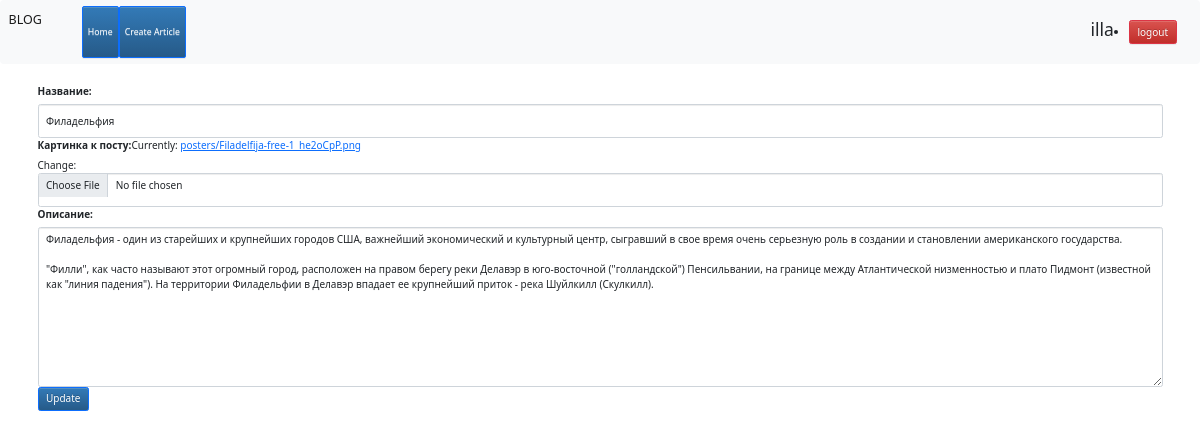
The page /update/4 (signed in) on the database its author committed.
### test3/models.py (models this page shows, shortened)
class Post(models.Model):
    author = models.ForeignKey(User, on_delete=models.CASCADE, verbose_name='Автор', blank=True, null=True)
    name = models.CharField(max_length=240, verbose_name="Название")
    intro = models.TextField(verbose_name="Описание")
    create_date = models.DateTimeField(auto_now=True)
    poster = models.ImageField(verbose_name="Картинка к посту", upload_to='posters/')

### test3/views.py (the view)
# urls.py: path('update/<int:pk>', ArticleUpdateView.as_view(), name='update'),
class ArticleUpdateView(UpdateView):
    model = Post
    template_name = "edit_page.html"
    form_class = ArticleForm
    success_url = reverse_lazy('home')
    def get_context_data(self, **kwargs):
        kwargs['update'] = True
        return super().get_context_data(**kwargs)

### test3/forms.py
class ArticleForm(forms.ModelForm):
    class Meta:
        model = Post
        fields = ('name',
                  'poster',
                  'intro')
    def __init__(self, *args, **kwargs):
        super().__init__(*args, **kwargs)
        for field in self.fields:
            self.fields[field].widget.attrs['class'] = 'form-control'

### test3/templates/edit_page.html (shortened to what this page needs)
{% extends 'test3/index.html' %}
{% block content %}
    {% if update %}
            <div class="container overflow-hidden">
        <div class="row gx-5">
            <div class="col">
                <form id="update_data" method="post">
    {{ form }}
                </form>
                <button form="update_data" type="submit" class="btn btn-primary">Update</button>
            </div>
        </div>
            </div>
{% endif %}
{% endblock %}

### test3/templates/test3/index.html (shortened to what this page needs)
{% load static %}
<!DOCTYPE html>
<html lang="en">
<head>
    <link rel="stylesheet" href="//maxcdn.bootstrapcdn.com/bootstrap/3.2.0/css/bootstrap.min.css">
    <link rel="stylesheet" href="//maxcdn.bootstrapcdn.com/bootstrap/3.2.0/css/bootstrap-theme.min.css">
    <link href="https://cdn.jsdelivr.net/npm/bootstrap@5.0.1/dist/css/bootstrap.min.css" rel="stylesheet"
>
    <link rel="stylesheet" href="{% static 'css/style.css' %}" type="text/css">
</head>
<body>
<nav class="navbar navbar-expand-md navbar-light bg-light">
    <div class="container-fluid">
        <a class="navbar-brand">BLOG</a>
        <div class="collapse navbar-collapse" id="navbarSupportedContent">
            <ul class="navbar-nav me-auto mb-2 mb-lg-0">
                <li class="nav-item">
                    <a class="btn btn-primary btn-sm" href="{% url "home" %}" role="button">Home</a>
                </li>
                {% if user.is_authenticated %}
                    <li class="nav-item active">
                        <a class="btn btn-primary btn-sm" href="{% url "create_article" %}" role="button">Create
                            Article</a>
                    </li>
                {% endif %}
            </ul>
            {% if user.is_authenticated %}
                <h3>{{ request.user }}</h3>
                <li class="nav-item">
                    <a class="btn btn-danger" href="{% url "logout" %}" role="button" aria-pressed="true">logout</a>
                </li>
                </div>
                </div></nav>
            {% endif %}
{% block content %}
{% endblock %}
</body>
</html>

### test3/static/css/style.css (style rules this page uses)
body { background: url("/media/backg.jpg") no-repeat; -moz-background-size: 100%; -webkit-background-size: 100%; background-size: 100%; }

### rows shown on the page
Post: name "Филадельфия", intro "Филадельфия - один из старейших и крупнейших городов США, важнейший экономический и культурный центр, сыгравший в свое время очень серьезную роль в создании и становлении американского государства. \"Филли\", как часто называют этот огромный город, расположен на правом берегу реки Делавэр в юго-восточной (\"голландской\") Пенсильвании, на границе между Атлантической низменностью и плато Пидмонт (известной как \"линия падения\"). На территории Филадельфии в Делавэр впадает ее крупнейший приток - река Шуйлкилл (Скулкилл)."

### other values the page prints
{{ request.user }} "illa"
